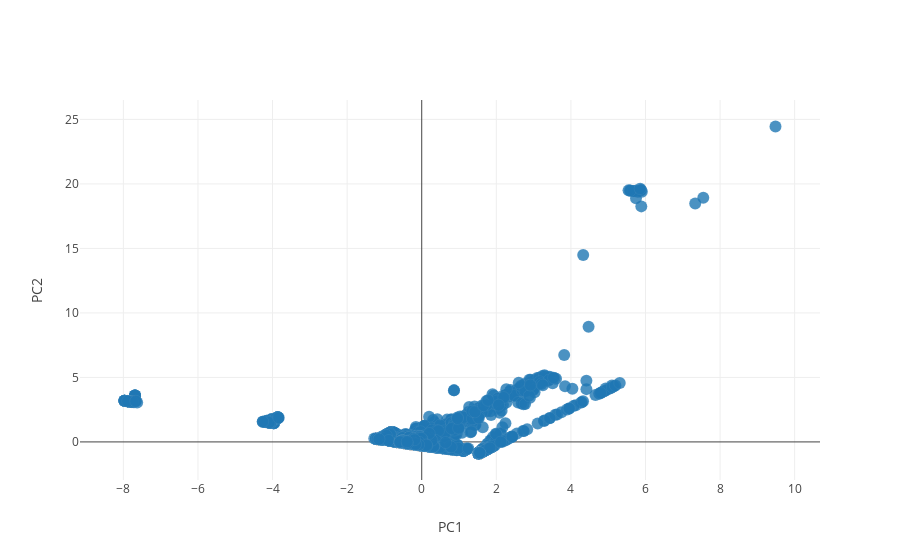

Notebook code for this chart:
### Code cell
import warnings
warnings.filterwarnings("ignore", category=DeprecationWarning)
traces = []
trace = Scatter(
        x=Y_sklearn[:,0],
        y=Y_sklearn[:,1],
        mode='markers',
        name=name,
        marker=Marker(
            size=12,
            line=Line(
                color='rgba(217, 217, 217, 0.14)',
                width=0.5),
            opacity=0.8))
traces.append(trace)


data = Data(traces)
layout = Layout(xaxis=XAxis(title='PC1', showline=False),
                yaxis=YAxis(title='PC2', showline=False))
fig = Figure(data=data, layout=layout)
py.iplot(fig)

### Figure 1 — Plotly figure (JSON) as saved in the notebook; plotly's stock layout.template omitted (floating-point values rounded to 4 significant figures; data arrays with more than 128 entries replaced by an {"elided": "..."} marker saying what was removed)
{"data": [{"marker": {"line": {"color": "rgba(217, 217, 217, 0.14)", "width": 0.5}, "opacity": 0.8, "size": 12}, "mode": "markers", "name": "Iris-setosa", "type": "scatter", "uid": "4eeb3712-c144-11e8-84c5-ccb0da71af6e", "x": {"elided": "10841 float values"}, "y": {"elided": "10841 float values"}}], "layout": {"xaxis": {"showline": false, "title": "PC1"}, "yaxis": {"showline": false, "title": "PC2"}}}
